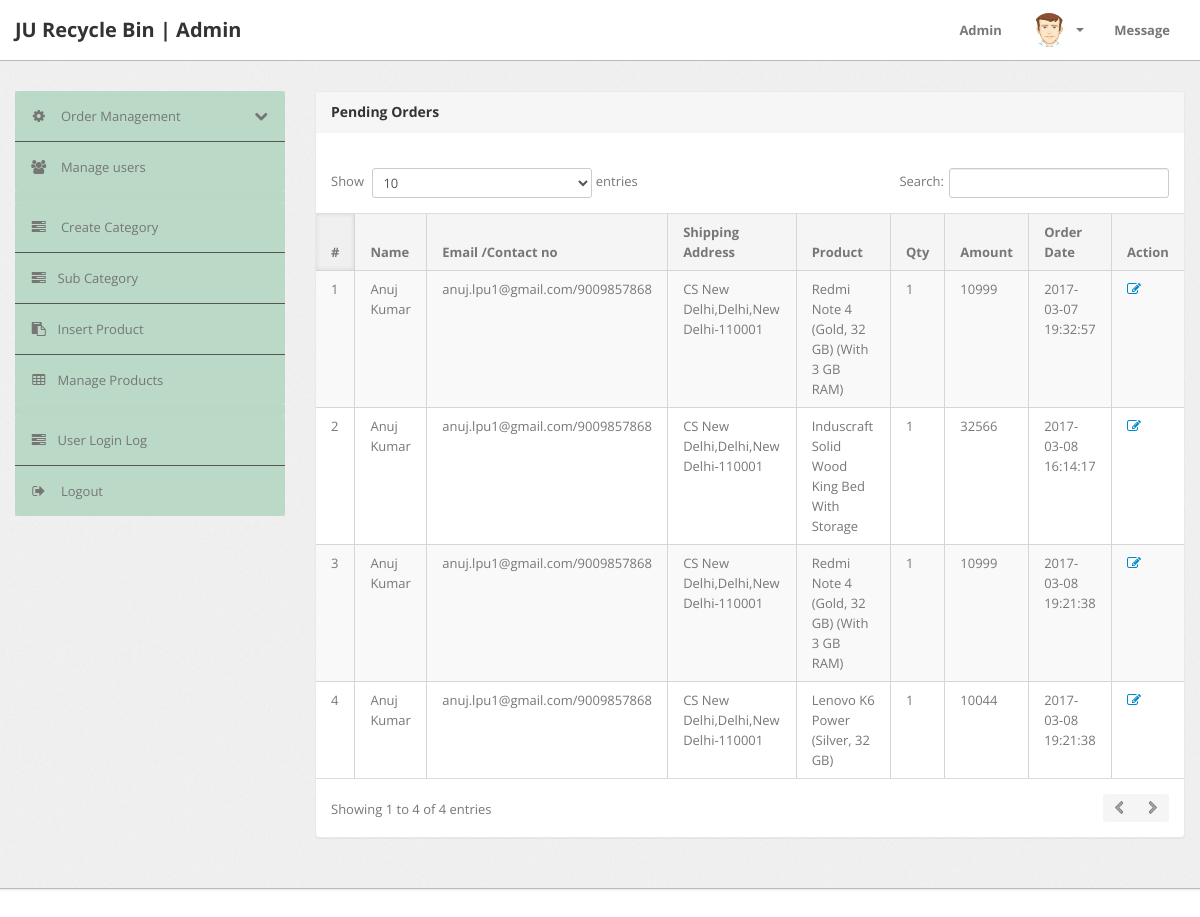
The app's page /admin/pending-orders.php (signed in), older data.
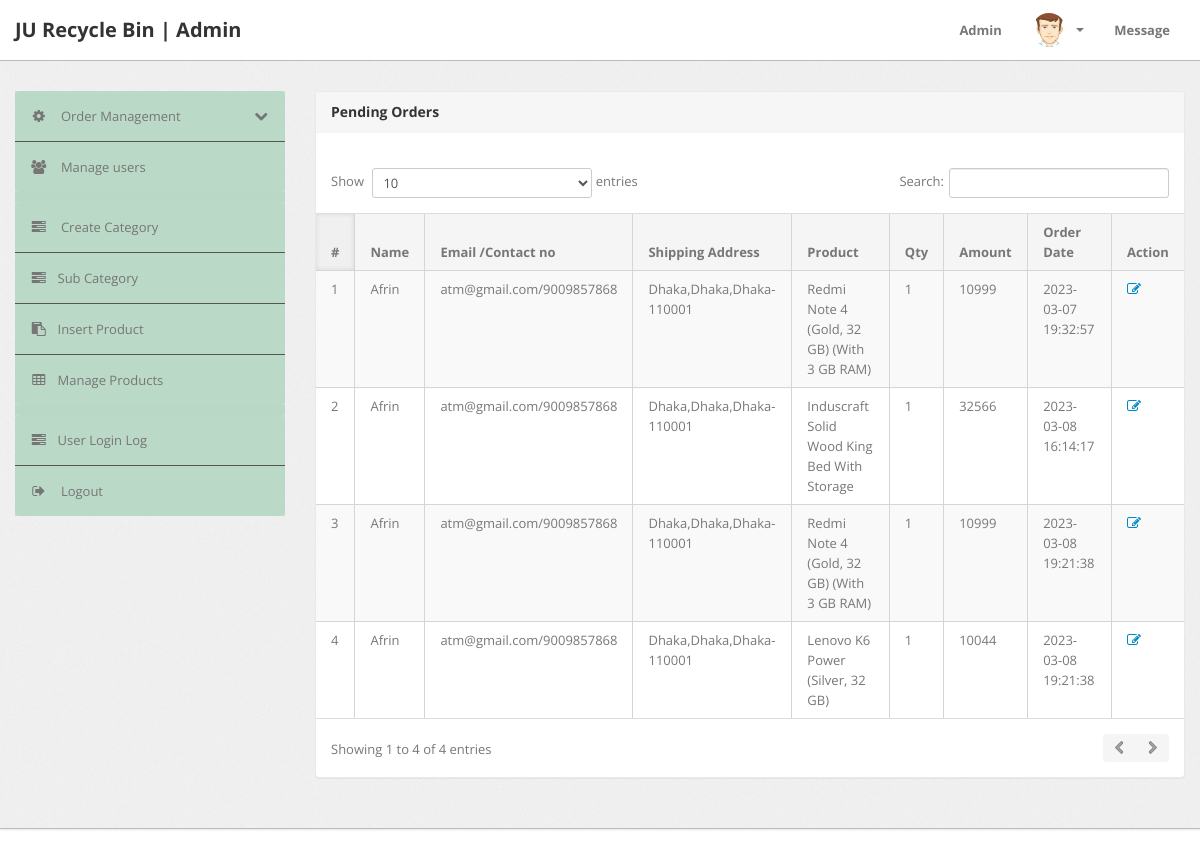
The same page, newer data.
### tables this page shows
CREATE TABLE `orders` (
  `id` int(11) NOT NULL,
  `userId` int(11) DEFAULT NULL,
  `productId` varchar(255) DEFAULT NULL,
  `quantity` int(11) DEFAULT NULL,
  `orderDate` timestamp NOT NULL DEFAULT CURRENT_TIMESTAMP,
  `paymentMethod` varchar(50) DEFAULT NULL,
  `orderStatus` varchar(55) DEFAULT NULL
);

CREATE TABLE `users` (
  `id` int(11) NOT NULL,
  `name` varchar(255) DEFAULT NULL,
  `email` varchar(255) DEFAULT NULL,
  `contactno` bigint(11) DEFAULT NULL,
  `password` varchar(255) DEFAULT NULL,
  `shippingAddress` longtext,
  `shippingState` varchar(255) DEFAULT NULL,
  `shippingCity` varchar(255) DEFAULT NULL,
  `shippingPincode` int(11) DEFAULT NULL,
  `billingAddress` longtext,
  `billingState` varchar(255) DEFAULT NULL,
  `billingCity` varchar(255) DEFAULT NULL,
  `billingPincode` int(11) DEFAULT NULL,
  `regDate` timestamp NOT NULL DEFAULT CURRENT_TIMESTAMP,
  `updationDate` varchar(255) DEFAULT NULL
);

CREATE TABLE `products` (
  `id` int(11) NOT NULL,
  `category` int(11) NOT NULL,
  `subCategory` int(11) DEFAULT NULL,
  `productName` varchar(255) DEFAULT NULL,
  `productCompany` varchar(255) DEFAULT NULL,
  `productPrice` int(11) DEFAULT NULL,
  `productPriceBeforeDiscount` int(11) DEFAULT NULL,
  `productDescription` longtext,
  `productImage1` varchar(255) DEFAULT NULL,
  `productImage2` varchar(255) DEFAULT NULL,
  `productImage3` varchar(255) DEFAULT NULL,
  `shippingCharge` int(11) DEFAULT NULL,
  `productAvailability` varchar(255) DEFAULT NULL,
  `postingDate` timestamp NULL DEFAULT CURRENT_TIMESTAMP,
  `updationDate` varchar(255) DEFAULT NULL
);

### admin/pending-orders.php (the view, shortened to what this page needs)
<?php
include('include/config.php');
if(strlen($_SESSION['alogin'])==0)
	{
header('location:index.php');
}
else{
?>
<!DOCTYPE html>
<html lang="en">
<head>
	<link type="text/css" href="bootstrap/css/bootstrap.min.css" rel="stylesheet">
	<link type="text/css" href="bootstrap/css/bootstrap-responsive.min.css" rel="stylesheet">
	<link type="text/css" href="css/theme.css" rel="stylesheet">
	<link type="text/css" href="images/icons/css/font-awesome.css" rel="stylesheet">
</head>
<body>
<?php include('include/header.php');?>
	<div class="wrapper">
		<div class="container">
			<div class="row">
<?php include('include/sidebar.php');?>
			<div class="span9">
					<div class="content">
	<div class="module">
							<div class="module-head">
								<h3>Pending Orders</h3>
							</div>
							<div class="module-body table">
									<br />
								<table cellpadding="0" cellspacing="0" border="0" class="datatable-1 table table-bordered table-striped	 display table-responsive" >
									<thead>
										<tr>
											<th>#</th>
											<th> Name</th>
											<th width="50">Email /Contact no</th>
											<th>Shipping Address</th>
											<th>Product </th>
											<th>Qty </th>
											<th>Amount </th>
											<th>Order Date</th>
											<th>Action</th>
										</tr>
									</thead>
<tbody>
<?php
$status='Delivered';
$query=mysqli_query($con,"select users.name as username,users.email as useremail,users.contactno as usercontact,users.shippingAddress as shippingaddress,users.shippingCity as shippingcity,users.shippingState as shippingstate,users.shippingPincode as shippingpincode,products.productName as productname,products.shippingCharge as shippingcharge,orders.quantity as quantity,orders.orderDate as orderdate,products.productPrice as productprice,orders.id as id  from orders join users on  orders.userId=users.id join products on products.id=orders.productId where orders.	orderStatus!='$status' or orders.orderStatus is null");
$cnt=1;
while($row=mysqli_fetch_array($query))
{
?>
										<tr>
											<td><?php echo htmlentities($cnt);?></td>
											<td><?php echo htmlentities($row['username']);?></td>
<td><?php echo htmlentities($row['useremail']);?>/<?php echo htmlentities($row['usercontact']);?></td>
<td><?php echo htmlentities($row['shippingaddress'].",".$row['shippingcity'].",".$row['shippingstate']."-".$row['shippingpincode']);?></td>
											<td><?php echo htmlentities($row['productname']);?></td>
											<td><?php echo htmlentities($row['quantity']);?></td>
											<td><?php echo htmlentities($row['quantity']*$row['productprice']+$row['shippingcharge']);?></td>
											<td><?php echo htmlentities($row['orderdate']);?></td>
											<td>   <a href="updateorder.php?oid=<?php echo htmlentities($row['id']);?>" title="Update order" target="_blank"><i class="icon-edit"></i></a>
											</td>
											</tr>
										<?php $cnt=$cnt+1; } ?>
										</tbody>
								</table>
							</div>
						</div>
					</div>
				</div>
			</div>
		</div>
	</div>
<?php include('include/footer.php');?>
</body>
<?php } ?>

### admin/include/header.php (shortened to what this page needs)
<div class="navbar navbar-fixed-top">
		<div class="navbar-inner">
			<div class="container">
			  	<a class="brand" href="index.html">
			  		JU Recycle Bin | Admin
			  	</a>
				<div class="nav-collapse collapse navbar-inverse-collapse">
					<ul class="nav pull-right">
						<li>
							<a href="#">Admin</a>
						</li>
						<li class="nav-user dropdown">
							<a href="#" class="dropdown-toggle" data-toggle="dropdown">
								<img src="images/user.png" class="nav-avatar" />
								<b class="caret"></b>
							</a>
						</li>
						<li>
							<a href="message.php">Message</a>
						</li>
					</ul>
				</div>
			</div>
		</div>
	</div>

### admin/include/sidebar.php (shortened to what this page needs)
<div class="span3">
					<div class="sidebar" style="background-color:#b9d8c5f5;">
<ul class="widget widget-menu unstyled" >
							<li >
								<a class="collapsed" data-toggle="collapse" href="#togglePages" style="background-color:#b9d8c5f5;">
									<i class="menu-icon icon-cog"></i>
									<i class="icon-chevron-down pull-right"></i><i class="icon-chevron-up pull-right"></i>
									Order Management
								</a>
							</li>
							<li>
								<a href="manage-users.php" style="background-color:#b9d8c5f5;">
									<i class="menu-icon icon-group"></i>
									Manage users
								</a>
							</li>
						</ul>
						<ul class="widget widget-menu unstyled">
                                <li><a href="category.php" style="background-color:#b9d8c5f5;"><i class="menu-icon icon-tasks"></i> Create Category </a></li>
                                <li><a href="subcategory.php" style="background-color:#b9d8c5f5;"><i class="menu-icon icon-tasks"></i>Sub Category </a></li>
                                <li><a href="insert-product.php" style="background-color:#b9d8c5f5;"><i class="menu-icon icon-paste"></i>Insert Product </a></li>
                                <li><a href="manage-products.php" style="background-color:#b9d8c5f5;"><i class="menu-icon icon-table"></i>Manage Products </a></li>
                            </ul>
						<ul class="widget widget-menu unstyled">
							<li><a href="user-logs.php" style="background-color:#b9d8c5f5;"><i class="menu-icon icon-tasks"></i>User Login Log </a></li>
							<li>
								<a href="logout.php" style="background-color:#b9d8c5f5;">
									<i class="menu-icon icon-signout"></i>
									Logout
								</a>
							</li>
						</ul>
					</div>
				</div>

### admin/include/footer.php (shortened to what this page needs)
<div class="footer">
</div>

Row changes from the older to the newer data that the page shows:
changed orders (number 1 of 4 on the later page): userId.name "Anuj Kumar" → "Afrin"; userId.email "anuj.lpu1@gmail.com" → "atm@gmail.com"; userId.shippingPincode "CS New Delhi,Delhi,New Delhi-110001" → "Dhaka,Dhaka,Dhaka-110001"; orderDate "2017-03-07 19:32:57" → "2023-03-07 19:32:57"
changed orders "Induscraft Solid Wood King Bed With Storage": userId.name "Anuj Kumar" → "Afrin"; userId.email "anuj.lpu1@gmail.com" → "atm@gmail.com"; userId.shippingPincode "CS New Delhi,Delhi,New Delhi-110001" → "Dhaka,Dhaka,Dhaka-110001"; orderDate "2017-03-08 16:14:17" → "2023-03-08 16:14:17"
changed orders (number 3 of 4 on the later page): userId.name "Anuj Kumar" → "Afrin"; userId.email "anuj.lpu1@gmail.com" → "atm@gmail.com"; userId.shippingPincode "CS New Delhi,Delhi,New Delhi-110001" → "Dhaka,Dhaka,Dhaka-110001"; orderDate "2017-03-08 19:21:38" → "2023-03-08 19:21:38"
changed orders "Lenovo K6 Power (Silver, 32 GB)": userId.name "Anuj Kumar" → "Afrin"; userId.email "anuj.lpu1@gmail.com" → "atm@gmail.com"; userId.shippingPincode "CS New Delhi,Delhi,New Delhi-110001" → "Dhaka,Dhaka,Dhaka-110001"; orderDate "2017-03-08 19:21:38" → "2023-03-08 19:21:38"
